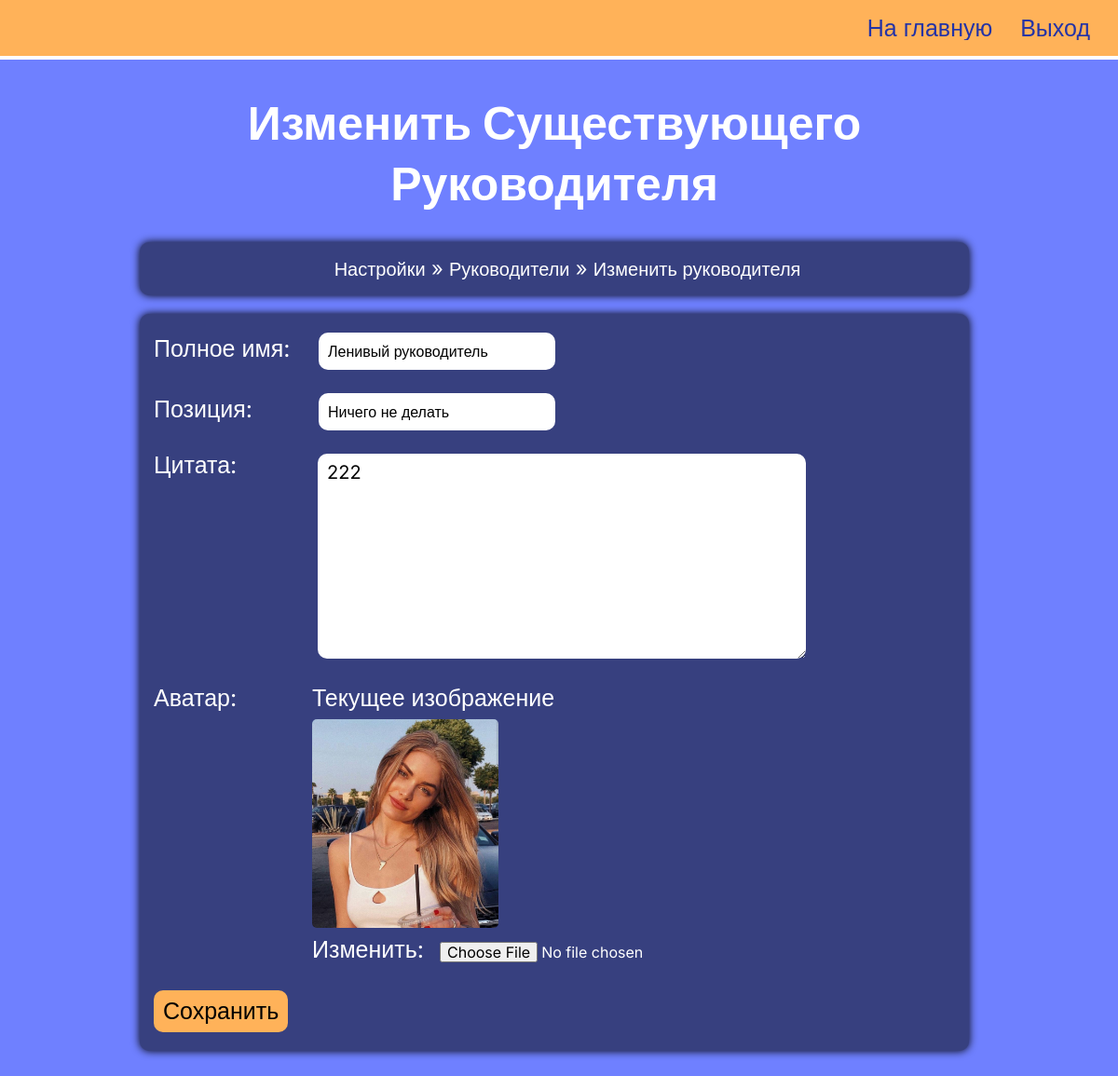
Screenshot of /customization/change-boss/update-boss/3/ (signed in) with the database file from the repository.
### simetra_app/models.py (models this page shows, shortened)
class Boss(models.Model):
    class Meta:
        verbose_name_plural = 'Bosses'
    def get_upload_path(self, filename):
        return Path('main_page/bosses', get_uuid4_filename(filename))
    name = models.CharField(max_length=100)
    position = models.CharField(max_length=200)
    quote = models.TextField()
    image = models.ImageField(
        default='main_page/bosses/default-avatar.jpg',
        upload_to=get_upload_path,
    )

### simetra_app/views.py (the view, shortened to what this page needs)
@login_required(login_url='simetra_app:staff-login')
def update_boss(request, boss_id):
    boss = get_object_or_404(Boss, pk=boss_id)
    boss_form = BossForm(instance=boss)
    context = {
        'is_create_page': False,
        'boss_form': boss_form,
        'boss_image_path': boss.image.url,
    }
    context = update_context_for_customization_pages_navbar(request, context)
    return render(request, 'simetra_app/create-or-update-boss.html', context)

### simetra_app/forms.py
class BossForm(forms.ModelForm):
    class Meta:
        model = Boss
        fields = '__all__'

### simetra_app/views.py (called while the page is built)
def update_context_for_customization_pages_navbar(request, context):
    def is_it_update_page(url_ancestors_name_list):
        return url_ancestors_name_list[-2][:7] == 'update-'
    url_ancestors_name_list = request.path.split('/')[1:-1]
    if is_it_update_page(url_ancestors_name_list):
        context['update_model'] = url_ancestors_name_list[-2]
        context['model_id'] = url_ancestors_name_list[-1]
        context['is_this_update_page'] = True
        del(url_ancestors_name_list[-2])
        del(url_ancestors_name_list[-1])
    context['url_ancestors_name_list'] = url_ancestors_name_list
    return context

### simetra_app/templates/simetra_app/create-or-update-boss.html (shortened to what this page needs)
{% load static %}
<!DOCTYPE html>
<html lang="ru">
  <head>
    <link
      href="https://cdn.jsdelivr.net/npm/bootstrap@5.1.3/dist/css/bootstrap.min.css"
      rel="stylesheet"
    />
    <link
      rel="stylesheet"
      href="{% static 'simetra_app/customization_page/create-or-update-boss/styles/style.css' %}"
    />
    <link
      rel="stylesheet"
      href="{% static 'simetra_app/customization_page/common-static/styles/style.css' %}"
    />
  </head>
  <body>
    <div class="wrapper">
      <header class="header">
        <div class="header__container">
          <nav class="header__menu menu">
            <ul class="menu__list">
              <li class="menu__item">
                <a
                  href="{% url 'simetra_app:customization' %}"
                  class="menu__link _link"
                  >На главную</a
                >
              </li>
              <li class="menu__item">
                <a
                  href="{% url 'simetra_app:staff-logout' %}"
                  class="menu__link _link"
                  >Выход</a
                >
              </li>
            </ul>
          </nav>
        </div>
      </header>
      <main class="page">
        <section class="page__home home">
          <div class="home__container _center-block">
            {% if is_create_page %}
              <h1 class="home__title _center-text">Добавить Нового Руководителя</h1>
            {% else %}
              <h1 class="home__title _center-text">Изменить Существующего Руководителя</h1>
            {% endif %}
            <div class="home__navbar _center-text">
              {% include 'simetra_app/customization-navbar.html' %}
            </div>
            <div class="home__block">
              {% include 'simetra_app/messages.html' %}
              <form method="POST" enctype="multipart/form-data">
                <p class="home__input-block">
                  <span class="home__descr">Полное имя:</span>
                  {{ boss_form.name }}
                </p>
                <p class="home__input-block">
                  <span class="home__descr">Позиция:</span>
                  {{ boss_form.position }}
                </p>
                <p class="home__input-block home__quote-block">
                  <span class="home__quote">Цитата:</span>
                  {{ boss_form.quote }}
                </p>
                <div class="home__input-block">
                  <div class="home__descr-image-form-field">Аватар:</div>
                  <div class="home__image-form-field">
                    {% if not is_create_page %}
                      <span class="home__image-discription">Текущее изображение</span>
                      <p><img src="{{ boss_image_path }}" alt="Аватар" class="home__avatar_img"/></p>
                    {% endif %}
                    <span name="image-field">{{ boss_form.image }}</span>
                  </div>
                </div>
                <input class="home__submit" type="submit" value="Сохранить" />
              </form>
            </div>
          </div>
        </section>
      </main>
    </div>
  </body>
</html>

### simetra_app/static/simetra_app/customization_page/create-or-update-boss/styles/style.css (style rules this page uses)
* { padding: 0; margin: 0; border: 0; }
*, *:before, *:after { -webkit-box-sizing: border-box; box-sizing: border-box; }
nav, footer, header, aside { display: block; }
html, body { height: 100%; width: 100%; font-size: 100%; line-height: 1; font-size: 14px; -ms-text-size-adjust: 100%; -moz-text-size-adjust: 100%; -webkit-text-size-adjust: 100%; }
input, button, textarea { font-family: inherit; }
a, a:visited { text-decoration: none; }
ul, p { margin-bottom: 0; }
ul li { list-style: none; }
img { vertical-align: top; }
h1, h2, h3, h4, h5, h6 { font-size: inherit; font-weight: 400; }
body { font-family: "Inter", sans-serif; font-size: 18px; background-color: #6f80ff; }
.wrapper { min-height: 100%; overflow: hidden; display: -webkit-box; display: -ms-flexbox; display: flex; -webkit-box-orient: vertical; -webkit-box-direction: normal; -ms-flex-direction: column; flex-direction: column; }
._link { display: block; color: #ffffff; font-size: 20px; -webkit-transition: 0.5s; transition: 0.5s; }
.header { position: absolute; border-bottom: 4px solid white; background-color: #ffb259; width: 100%; left: 0; top: 0; z-index: 10; }
.header__container { max-width: 1400px; margin: 0px auto; padding: 0px 10px; display: -webkit-box; display: -ms-flexbox; display: flex; min-height: 60px; -webkit-box-align: center; -ms-flex-align: center; align-items: center; -webkit-box-pack: justify; -ms-flex-pack: justify; justify-content: space-between; }
.menu { width: 100%; }
.menu__list { display: -webkit-box; display: -ms-flexbox; display: flex; -ms-flex-wrap: wrap; flex-wrap: wrap; -webkit-box-pack: end; -ms-flex-pack: end; justify-content: flex-end; padding: 0px 20px; gap: 20px 30px; }
.menu__link { font-size: 25px; color: #2433a6; -webkit-transition: 0.3s; transition: 0.3s; }
.page { -webkit-box-flex: 1; -ms-flex: 1 1 auto; flex: 1 1 auto; }
.home { color: #ffffff; }
.home__container { padding: 100px 10px 0px 0px; max-width: 900px; }
.home__navbar { font-size: 22px; line-height: 120%; margin-bottom: 20px; border-radius: 10px; -webkit-box-shadow: 0px 0px 10px 0px black; box-shadow: 0px 0px 10px 0px black; padding: 15px 15px; background-color: #37407f; }
.home__title { font-weight: bold; font-size: 50px; line-height: 130%; margin-bottom: 30px; }
.home__block { padding: 10px 0px; border-radius: 10px; -webkit-box-shadow: 0px 0px 10px 0px black; box-shadow: 0px 0px 10px 0px black; padding: 20px 15px; margin-bottom: 30px; background-color: #37407f; }
.home__input-block { font-size: 25px; margin-bottom: 20px; }
.home__input-block input { border-radius: 10px; padding: 10px; font-size: 16px; }
.home__input-block textarea { resize: vertical; padding: 10px; border-radius: 10px; font-size: 20px; }
.home__descr { display: inline-block; min-width: 170px; margin: 0 auto 0; margin-bottom: 15px; }
.home__descr-image-form-field { float: left; min-width: 170px; }
.home__image-form-field { position: flex; margin-left: 170px; }
.home__quote-block { display: -webkit-box; display: -ms-flexbox; display: flex; margin-bottom: 30px; -ms-flex-wrap: wrap; flex-wrap: wrap; gap: 20px 0px; }
.home__quote { min-width: 176px; }
.home__submit { padding: 10px; border-radius: 10px; font-size: 25px; -webkit-transition: 0.4s; transition: 0.4s; background-color: #ffb259; cursor: pointer; }

### simetra_app/static/simetra_app/customization_page/common-static/styles/style.css (style rules this page uses)
._center-block { margin-left: auto; margin-right: auto; }
._center-text { text-align: center; }
.home__avatar_img { max-width: 200px; margin-top: 10px; margin-bottom: 5px; border-radius: 5px; }

### simetra_app/static/simetra_app/customization_page/customization-navbar/styles/style.css (style rules this page uses)
a { color: white; }
ul { overflow: hidden; }
li { display: inline-block; }

### simetra_app/static/simetra_app/customization_page/messages/styles/style.css (style rules this page uses)
ul { margin-bottom: 0; }

### rows the page displays
Boss: name "Ленивый руководитель", position "Ничего не делать", quote "222"
